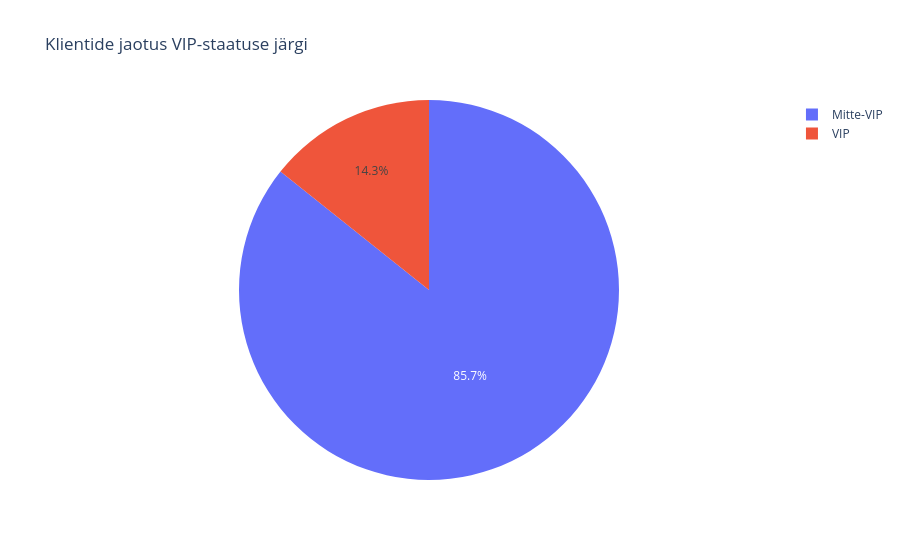

Write notebook code for a chart like this one.
### Code cell
customer_summary = df.groupby('customer_id')['total_price'].agg(
    kogukulutus='sum',
    keskmine='mean',
    tellimusi='count'
).reset_index()

customer_summary = customer_summary.sort_values('kogukulutus', ascending=False)

customer_summary['vip_status'] = customer_summary['kogukulutus'].apply(
    lambda x: 'VIP' if x > 500 else 'Mitte-VIP'
)

print(customer_summary)
vip_counts = customer_summary['vip_status'].value_counts().reset_index()
vip_counts.columns = ['vip_status', 'count']

fig = px.pie(
    vip_counts,
    names='vip_status',
    values='count',
    title='Klientide jaotus VIP-staatuse järgi'
)

fig.show()

### Figure 1 — Plotly figure (JSON) as saved in the notebook; plotly's stock layout.template omitted (floating-point values rounded to 4 significant figures)
{"data": [{"domain": {"x": [0, 1], "y": [0, 1]}, "hovertemplate": "vip_status=%{label}<br>count=%{value}<extra></extra>", "labels": ["Mitte-VIP", "VIP"], "legendgroup": "", "name": "", "showlegend": true, "type": "pie", "values": [6, 1]}], "layout": {"legend": {"tracegroupgap": 0}, "title": {"text": "Klientide jaotus VIP-staatuse järgi"}}}
